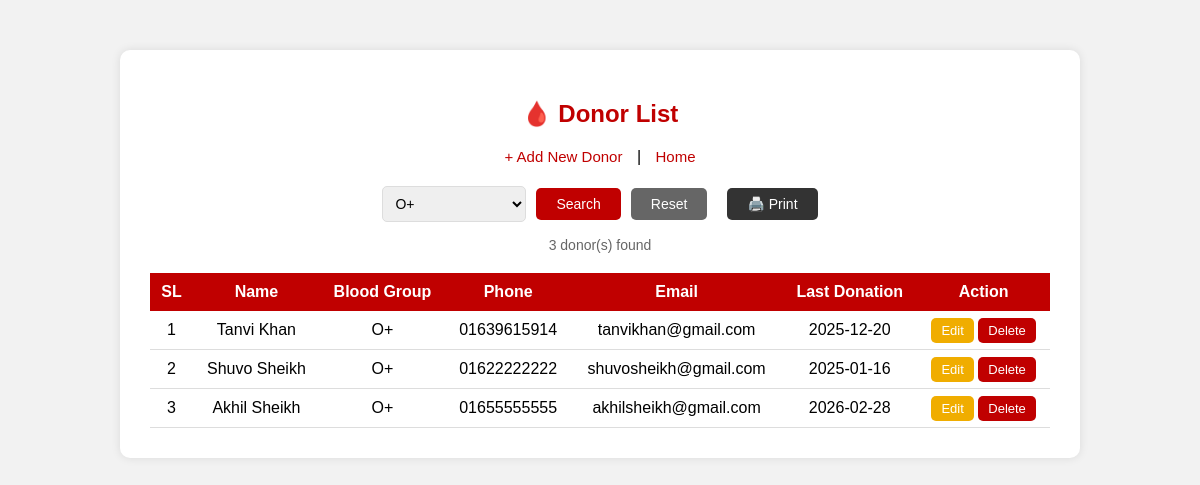
Screenshot of /donors.php?blood_group=O+ with the database file from the repository.
### tables this page shows
CREATE TABLE `donors` (
  `donor_id` int(11) NOT NULL,
  `name` varchar(100) NOT NULL,
  `blood_group` varchar(5) NOT NULL,
  `phone` varchar(15) NOT NULL,
  `email` varchar(100) DEFAULT NULL,
  `last_donation_date` date DEFAULT NULL
);

### donors.php (the view, shortened to what this page needs)
<?php
include 'config.php';
$blood_group = isset($_GET['blood_group']) ? $_GET['blood_group'] : "";
$where = $blood_group != "" ? "WHERE blood_group='$blood_group'" : "";
$result = mysqli_query($conn, "SELECT * FROM donors $where ORDER BY donor_id ASC");
?>
<!DOCTYPE html>
<html>
<head>
</head>
<body>
<div class="container">
    <h2>🩸 Donor List</h2>
    <div class="nav">
        <a href="add_donor.php">+ Add New Donor</a> |
        <a href="index.php">Home</a>
    </div>
    <div class="toolbar">
        <form method="GET">
            <div class="search-box">
                <select name="blood_group">
                    <option <?= $blood_group=='O+' ? 'selected' : '' ?>>O+</option>
                </select>
                <button type="submit">Search</button>
                <a href="donors.php">Reset</a>
            </div>
        </form>
        <button class="print-btn" onclick="window.print()">🖨️ Print</button>
    </div>
    <?php if($blood_group != ""): ?>
    <p class="result-info"><?= mysqli_num_rows($result) ?> donor(s) found</p>
    <?php endif; ?>
    <table>
        <tr>
            <th>SL</th>
            <th>Name</th>
            <th>Blood Group</th>
            <th>Phone</th>
            <th>Email</th>
            <th>Last Donation</th>
            <th>Action</th>
        </tr>
        <?php $i = 1; if(mysqli_num_rows($result) > 0): ?>
            <?php while($row = mysqli_fetch_assoc($result)): ?>
            <tr>
                <td><?= $i++ ?></td>
                <td><?= $row['name'] ?></td>
                <td><?= $row['blood_group'] ?></td>
                <td><?= $row['phone'] ?></td>
                <td><?= $row['email'] ?></td>
                <td><?= $row['last_donation_date'] ?></td>
                <td>
                    <a href="edit_donor.php?id=<?= $row['donor_id'] ?>" class="btn edit">Edit</a>
                    <a href="donors.php?delete=<?= $row['donor_id'] ?>" class="btn delete"                     onclick="return confirm('Are you sure?')">Delete</a>
                </td>
            </tr>
            <?php endwhile; ?>
        <?php else: ?>
            <tr><td colspan="7">No donors found.</td></tr>
        <?php endif; ?>
    </table>
</div>
</body>
</html>

### donors.php (style rules this page uses)
body { font-family: Arial, sans-serif; background: #f2f2f2; }
.container { width: 900px; margin: 50px auto; background: white; padding: 30px; border-radius: 10px; box-shadow: 0 0 10px rgba(0,0,0,0.1); }
h2 { text-align: center; color: #c00000; }
table { width: 100%; border-collapse: collapse; margin-top: 20px; }
th { background: #c00000; color: white; padding: 10px; }
td { padding: 10px; border-bottom: 1px solid #ddd; text-align: center; }
.btn { padding: 5px 10px; border-radius: 5px; text-decoration: none; font-size: 13px; }
.edit { background: #f0ad00; color: white; }
.delete { background: #c00000; color: white; }
.nav { text-align: center; margin-bottom: 20px; }
.nav a { color: #c00000; text-decoration: none; margin: 0 10px; font-size: 15px; }
.toolbar { display: flex; justify-content: center; align-items: center; gap: 20px; margin-bottom: 15px; }
.search-box { display: flex; gap: 10px; align-items: center; }
.search-box select { padding: 8px; border: 1px solid #ddd; border-radius: 5px; font-size: 14px; }
.search-box button { padding: 8px 20px; background: #c00000; color: white; border: none; border-radius: 5px; cursor: pointer; font-size: 14px; }
.search-box a { padding: 8px 20px; background: #666; color: white; border-radius: 5px; text-decoration: none; font-size: 14px; }
.print-btn { padding: 8px 20px; background: #333; color: white; border: none; border-radius: 5px; cursor: pointer; font-size: 14px; }
.result-info { text-align: center; color: #666; margin-bottom: 10px; font-size: 14px; }

### rows the page displays
donors: name "Tanvi Khan", blood_group "O+", phone "01639615914", email "tanvikhan@gmail.com", last_donation_date "2025-12-20"
donors: name "Shuvo Sheikh", blood_group "O+", phone "01622222222", email "shuvosheikh@gmail.com", last_donation_date "2025-01-16"
donors: name "Akhil Sheikh", blood_group "O+", phone "01655555555", email "akhilsheikh@gmail.com", last_donation_date "2026-02-28"

### other values shown
mysqli_num_rows($result) "3"
